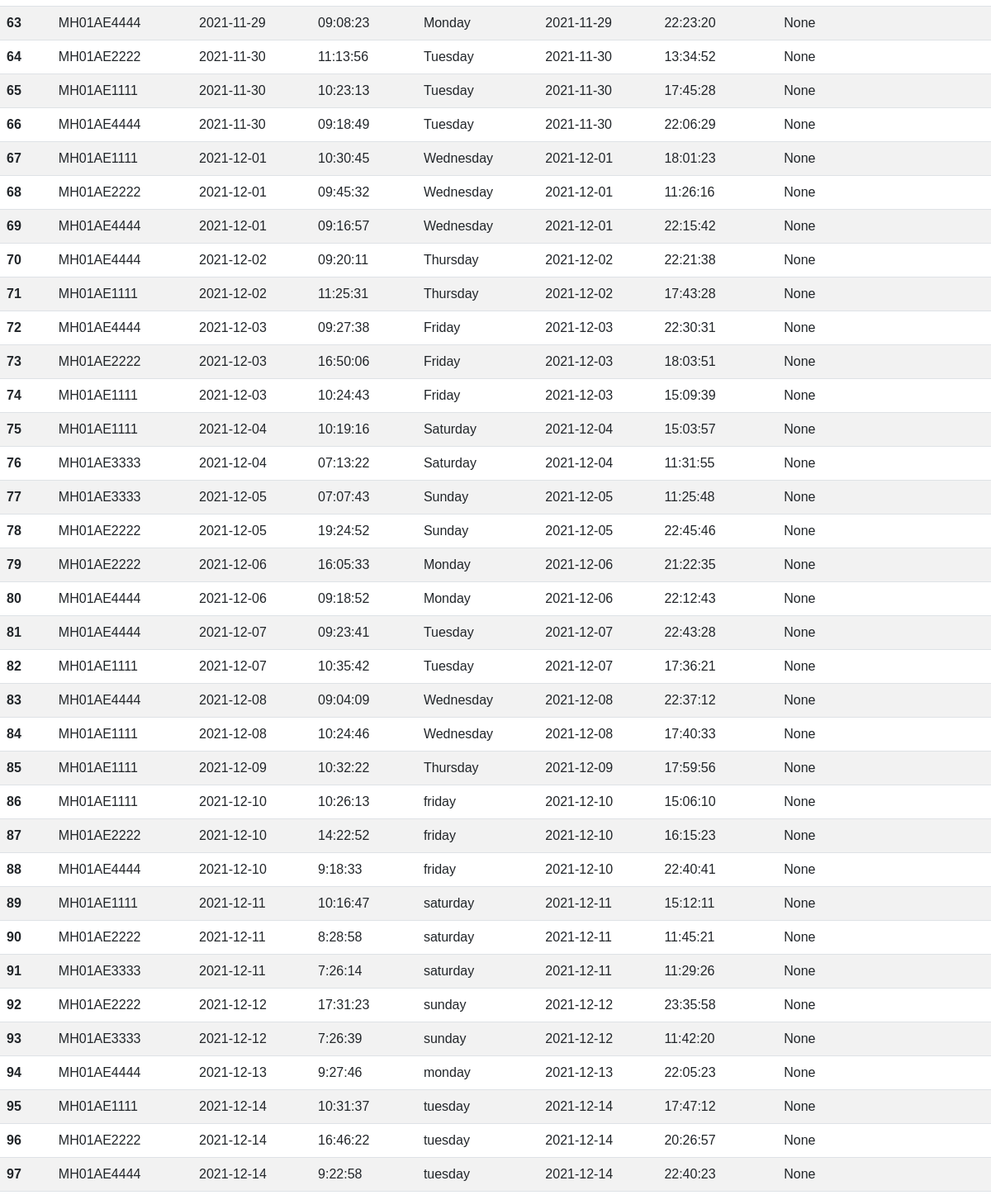
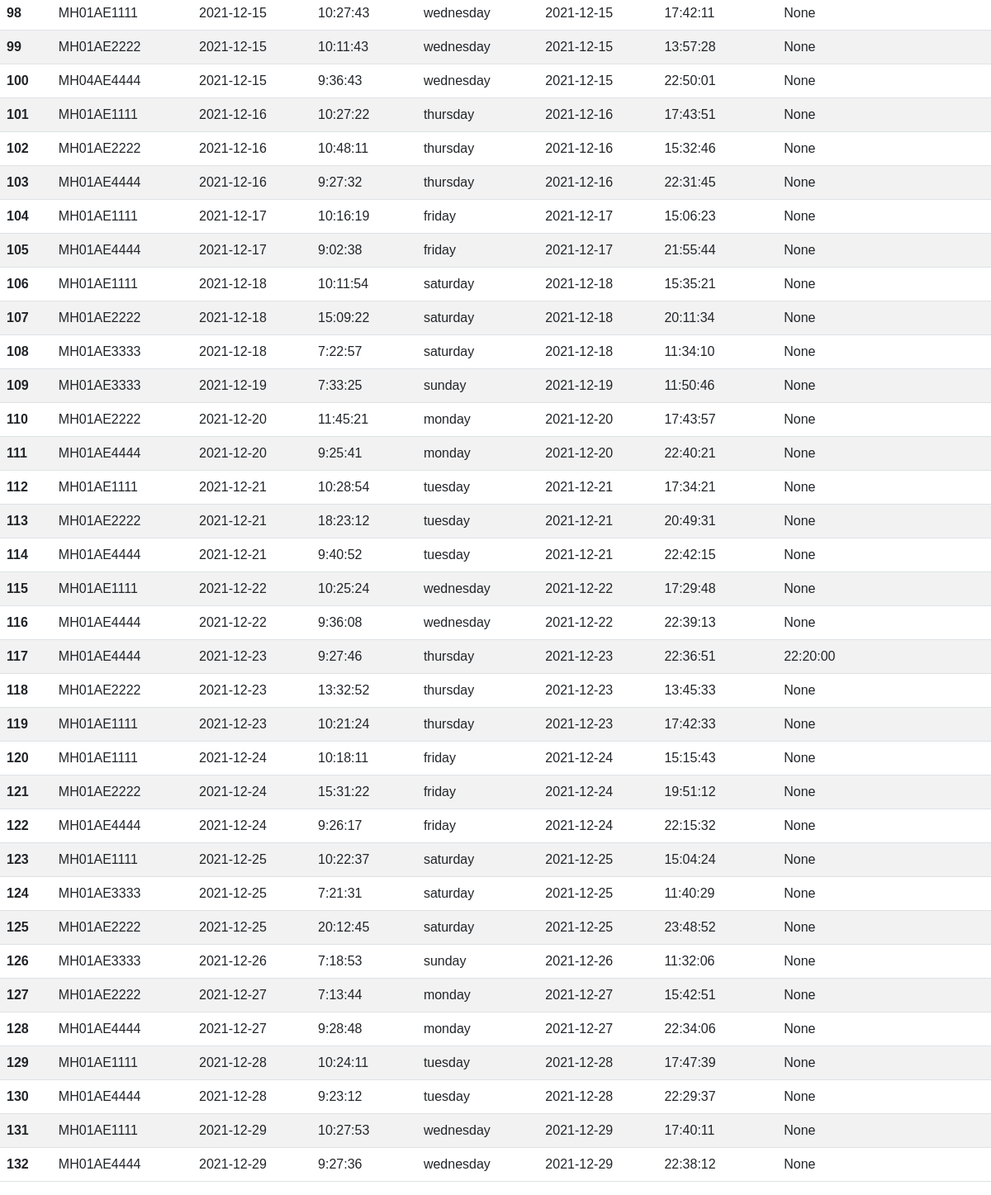
Page /logs (lower part) on the earlier database version (2 pictures, top to bottom).
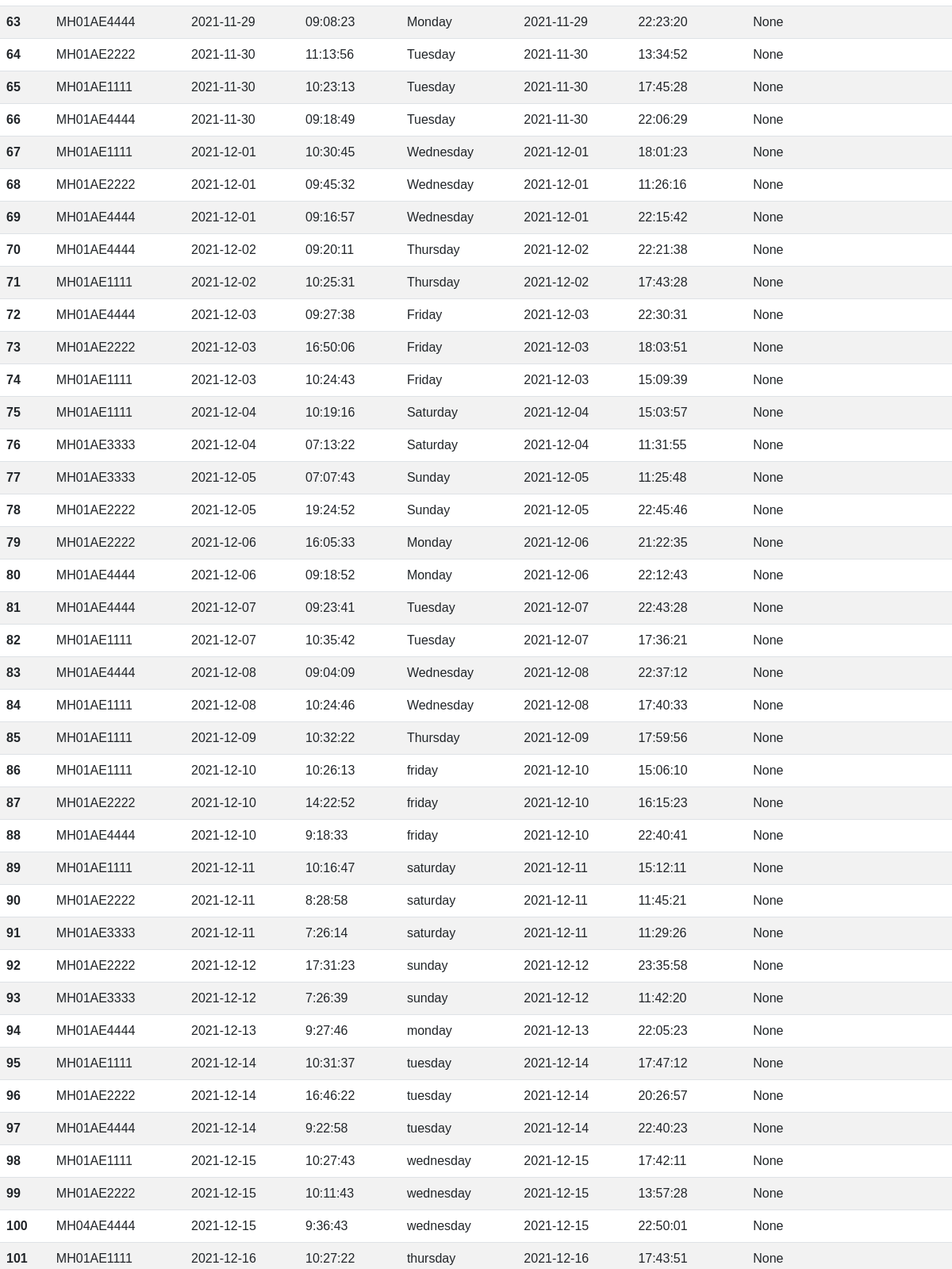
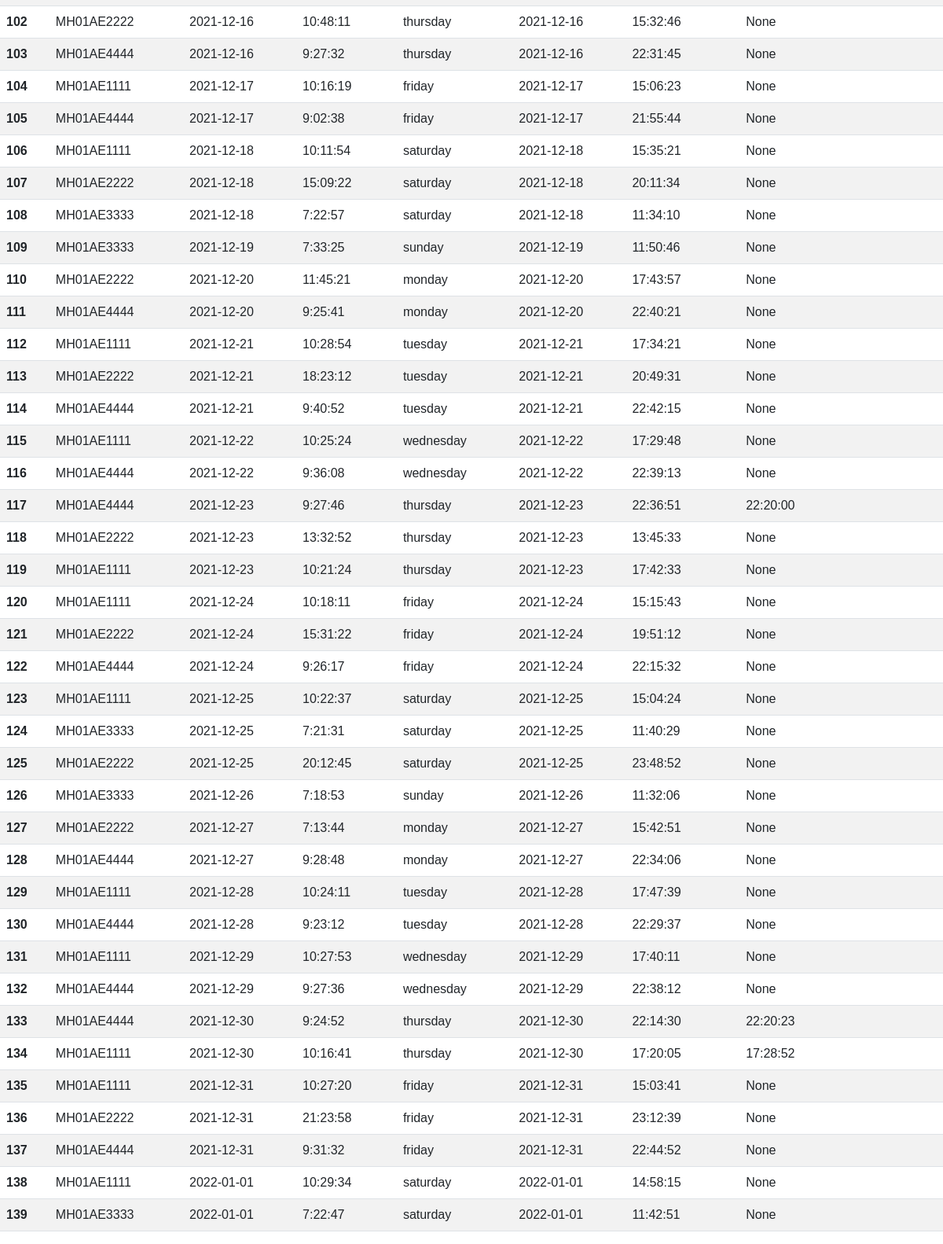
Same page on the later database version (2 pictures, top to bottom).
### app.py (models this page shows, shortened)
class VehicleLog(db.Model):
	id = db.Column(db.Integer, primary_key = True)
	vehicle_no = db.Column(db.String(20))
	exit_date = db.Column(db.Date)
	exit_time = db.Column(db.String(20))
	exit_day = db.Column(db.String(20))
	entry_date = db.Column(db.Date)
	entry_time = db.Column(db.String(20))
	predicted_entry_time = db.Column(db.String(20))

### app.py (the view)
@app.route('/logs')
def logs():
	society_name = request.args.get('society')
	app.config['SQLALCHEMY_DATABASE_URI'] = f'sqlite:///{society_name}.db'
	vno = request.args.get('vno')
	if vno == None:
		logs = VehicleLog.query.all()
	else:
		logs = VehicleLog.query.filter_by(vehicle_no = vno)
	return render_template('log.html', logs=logs)

### templates/log.html (shortened to what this page needs)
{% extends "layout.html" %}
{% block content %}
<div>
	<table class="table table-striped">
  <tbody>
  	{% for log in logs %}
    <tr>
      <td><b>{{log.id}}</b></td>
      <td>{{log.vehicle_no}}</td>
      <td>{{log.exit_date}}</td>
      <td>{{log.exit_time}}</td>
      <td>{{log.exit_day}}</td>
      <td>{{log.entry_date}}</td>
      <td>{{log.entry_time}}</td>
      <td>{{log.predicted_entry_time}}</td>
    </tr>
    {% endfor %}
  </tbody>
</table>
</div>
{% endblock %}

### templates/layout.html (shortened to what this page needs)
<!DOCTYPE html>
<html>
<head>
	<link href="https://cdn.jsdelivr.net/npm/bootstrap@5.1.3/dist/css/bootstrap.min.css" rel="stylesheet">
</head>
<body>
{% block content %}
{% endblock %}
</body>
</html>

### templates/layout.html (style rules this page uses)
body { font-family: sans-serif; }

Differences in the rows shown:
changed VehicleLog id 71: exit_time "11:25:31" → "10:25:31"
added VehicleLog: id "133", vehicle_no "MH01AE4444", exit_date "2021-12-30", exit_time "9:24:52", exit_day "thursday", entry_date "2021-12-30", entry_time "22:14:30", predicted_entry_time "22:20:23"
added VehicleLog: id "134", vehicle_no "MH01AE1111", exit_date "2021-12-30", exit_time "10:16:41", exit_day "thursday", entry_date "2021-12-30", entry_time "17:20:05", predicted_entry_time "17:28:52"
added VehicleLog: id "135", vehicle_no "MH01AE1111", exit_date "2021-12-31", exit_time "10:27:20", exit_day "friday", entry_date "2021-12-31", entry_time "15:03:41", predicted_entry_time "None"
added VehicleLog: id "136", vehicle_no "MH01AE2222", exit_date "2021-12-31", exit_time "21:23:58", exit_day "friday", entry_date "2021-12-31", entry_time "23:12:39", predicted_entry_time "None"
added VehicleLog: id "137", vehicle_no "MH01AE4444", exit_date "2021-12-31", exit_time "9:31:32", exit_day "friday", entry_date "2021-12-31", entry_time "22:44:52", predicted_entry_time "None"
added VehicleLog: id "138", vehicle_no "MH01AE1111", exit_date "2022-01-01", exit_time "10:29:34", exit_day "saturday", entry_date "2022-01-01", entry_time "14:58:15", predicted_entry_time "None"
added VehicleLog: id "139", vehicle_no "MH01AE3333", exit_date "2022-01-01", exit_time "7:22:47", exit_day "saturday", entry_date "2022-01-01", entry_time "11:42:51", predicted_entry_time "None"
